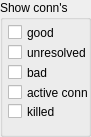
   <widget class="QGroupBox" name="groupBoxShowConnections">
    <property name="geometry">
     <rect>
      <x>11</x>
      <y>304</y>
      <width>91</width>
      <height>137</height>
     </rect>
    </property>
    <property name="autoFillBackground">
     <bool>true</bool>
    </property>
    <property name="title">
     <string>Show conn's</string>
    </property>
    <widget class="QCheckBox" name="cbShowGoodConn">
     <property name="geometry">
      <rect>
       <x>8</x>
       <y>24</y>
       <width>70</width>
       <height>17</height>
      </rect>
     </property>
     <property name="text">
      <string>good</string>
     </property>
    </widget>
    <widget class="QCheckBox" name="cbShowUnresolvedConn">
     <property name="geometry">
      <rect>
       <x>8</x>
       <y>44</y>
       <width>81</width>
       <height>17</height>
      </rect>
     </property>
     <property name="text">
      <string>unresolved</string>
     </property>
    </widget>
    <widget class="QCheckBox" name="cbShowBadConn">
     <property name="geometry">
      <rect>
       <x>8</x>
       <y>64</y>
       <width>70</width>
       <height>17</height>
      </rect>
     </property>
     <property name="text">
      <string>bad</string>
     </property>
    </widget>
    <widget class="QCheckBox" name="cbShowConnectionsActive">
     <property name="geometry">
      <rect>
       <x>8</x>
       <y>84</y>
       <width>81</width>
       <height>17</height>
      </rect>
     </property>
     <property name="text">
      <string>active conn.</string>
     </property>
    </widget>
    <widget class="QCheckBox" name="cbShowKilledConn">
     <property name="geometry">
      <rect>
       <x>8</x>
       <y>103</y>
       <width>81</width>
       <height>17</height>
      </rect>
     </property>
     <property name="text">
      <string>killed</string>
     </property>
    </widget>
   </widget>
